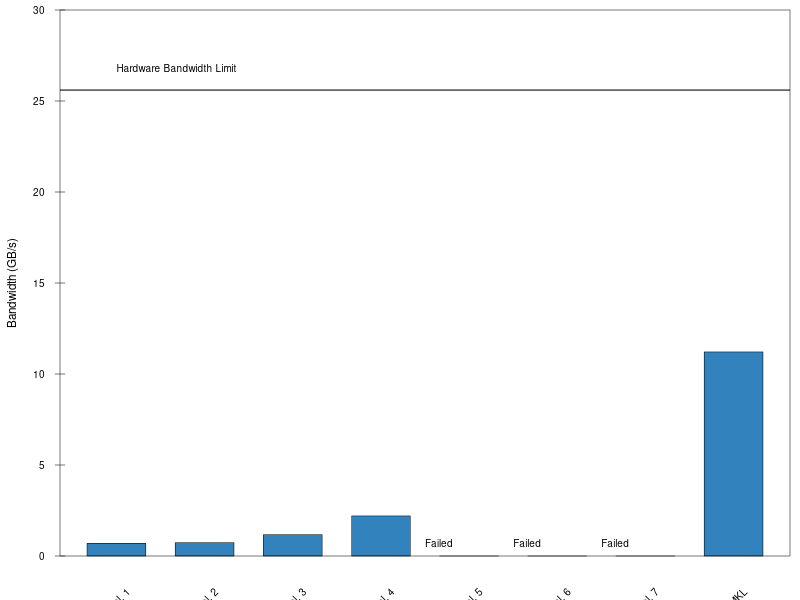

This figure's R source: (Note: this script raises an error after producing the figure.)

filename="reduce_intel.pdf"

M_bw <- (as.matrix(read.csv("reduce.csv",row.names=1, sep=";",comment.char="#")))

pdf(filename, paper="special", height=1.6, width=2.5, pointsize=10)

par(mar=c(2.2,3.0,0.5,0.5))
col=c("#3182bd")
linewd <- 0.5
par(lwd=linewd)

x.abscis <- barplot(t(M_bw[,3]),
                    col=col,
                    space=c(0, 0.5),
                    ylim=c(0, 30),
                    axisname=FALSE,
                    axes=FALSE,
                    beside=TRUE,
                    plot=TRUE)
axis(2, cex.axis=0.6, las=2, lwd=0, lwd.ticks=linewd, line=-0.25)

box()

topbw = 25.6
abline(h=c(topbw), col="black", lty="solid", lwd=1)
text(1,topbw+1, "Hardware Bandwidth Limit", col="black", adj=c(0, 0), cex=0.6)

text(6.25,0.5, "Failed", col="black", adj=c(0, 0), cex=0.6)
text(7.75,0.5, "Failed", col="black", adj=c(0, 0), cex=0.6)
text(9.25,0.5, "Failed", col="black", adj=c(0, 0), cex=0.6)

for (i in 0:(nrow(M_bw)-2)) {
  text(1.25 + (i * 1.5), -2, rownames(M_bw)[i+1], xpd=NA, cex=0.6, srt = 45,
       adj=c(1, 0))
}
i <- 7
text(1.25 + (i * 1.5), -2, "MKL", xpd=NA, cex=0.6, srt = 45, adj=c(1, 0))

mtext("Bandwidth (GB/s)", side=2, line=2.0, cex=0.70)

dev.off()

embedFonts(filename, format="pdfwrite",
           options="-dPDFSETTINGS=/prepress -dEmbedAllFonts=true")
